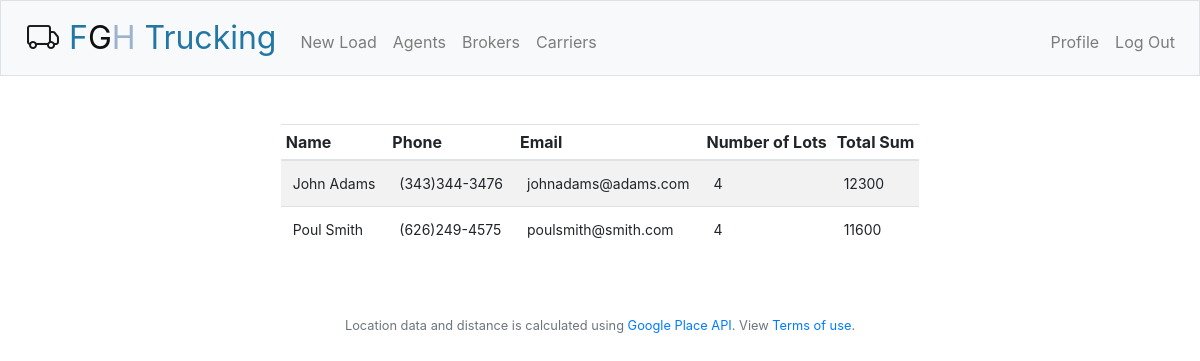
The app's page /agents (signed in) with its own data.
### tables this page shows
CREATE TABLE "users"
(
	id INTEGER
		primary key autoincrement,
	username TEXT not null,
	hash TEXT not null,
	firstname varchar(50),
	lastname varchar(50),
	phone varchar(50),
	photo text,
	email varchar(50),
	bio varchar(2000)
);

### app.py (the view)
@app.route("/agents", methods=["GET"])
@login_required
def agents():
    db = sqliteConnection.cursor()
    agents = db.execute(
        """select (firstname || " " || lastname) as name
     , phone
     , email
     , sum(rate)                      as totalsum
     , count(lot_id)                  as totalnum
from users
         join load_board lb on users.id = lb.users_id
group by (firstname || " " || lastname);""").fetchall()
    db.close()
    return render_template("agents.html", agents=agents)

### app.py (called while the page is built)
@app.after_request
def after_request(response):
    response.headers["Cache-Control"] = "no-cache, no-store, must-revalidate"
    response.headers["Expires"] = 0
    response.headers["Pragma"] = "no-cache"
    return response

### helpers.py (called while the page is built)
def login_required(f):
    @wraps(f)
    def decorated_function(*args, **kwargs):
        if session.get("user_id") is None:
            return redirect("/login")
        return f(*args, **kwargs)
    return decorated_function

### templates/agents.html (shortened to what this page needs)
{% extends "layout.html" %}
{% block main %}
    <div class="row justify-content-center">
        <div class="col-auto">
            <table class="table table-responsive table-striped text-xsmall">
                <thead>
                <tr>
                    <th>
                        Name
                    </th>
                    <th>
                        Phone
                    </th>
                    <th>
                        Email
                    </th>
                    <th>
                        Number of Lots
                    </th>
                    <th>
                        Total Sum
                    </th>
                </tr>
                </thead>
                <tbody>
                {% for agent in agents %}
                    <tr>
                        <td>{{ agent["name"] }}</td>
                        <td>{{ agent["phone"] }}</td>
                        <td>{{ agent["email"] }}</td>
                        <td>{{ agent["totalnum"] }}</td>
                        <td>{{ agent["totalsum"] }}</td>
                    </tr>
                {% endfor %}
                </tbody>
            </table>
        </div>
    </div>
{% endblock %}

### static/styles.css (style rules this page uses)
table { text-align: left; }
table thead { font-size: 16px; }
table tbody { font-size: 14px; }
.table thead th { padding: 5px; }

### records on screen
users: name "John Adams", phone "(343)344-3476", email "johnadams@adams.com", totalnum "4", totalsum "12300"
users: name "Poul Smith", phone "(626)249-4575", email "poulsmith@smith.com", totalnum "4", totalsum "11600"
